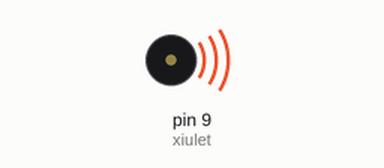
A sketch run on a simulated Arduino Uno, built with avr-gcc and run on an emulated ATmega328P. Parts: buzzer (waves = sounding).

Above: at 0.15 s.
Timing chart, 0 to 1.6 s (numbered marks = the images above):
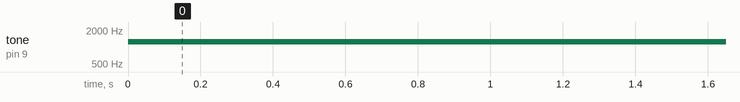

The sketch:

Sirena_4.ino
```cpp
/**********************************************************************************
**                                                                               **
**                                  Sirena                                       **
**                                                                               **
**                                                                               **
**********************************************************************************/

//********** Includes *************************************************************

//********** Variables ************************************************************
const byte xiulet = 9;        // donar nom al pin 9 de l’Arduino
const byte pot0 = A0;         // donar nom al pin A0 de l’Arduino
int valPot0;                 // guardar valor del potenciometre

//********** Setup ****************************************************************
void setup()
{
  pinMode(xiulet, OUTPUT);   // definir el pin 9 com una sortida
}

//********** Loop *****************************************************************
void loop()
{

  tone(xiulet, 1000, 20);    // xiulet de durada valPot0
  tone(xiulet, 1250, 20);
  delay(20);              // esperar valPot0 del xiulet + valPot0 silenci
}

//********** Funcions *************************************************************
```

Measured:
- by itself, tone on pin 9 (xiulet): silent → 1250 Hz at 0.00 s
